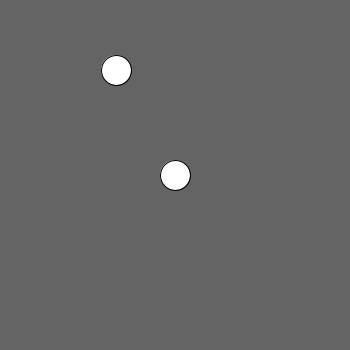
Frame 1 (no input)
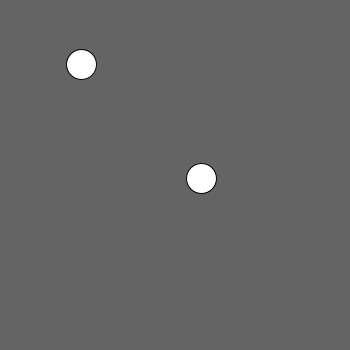
Frame 60 (the mouse pressed at the canvas centre just before this capture)
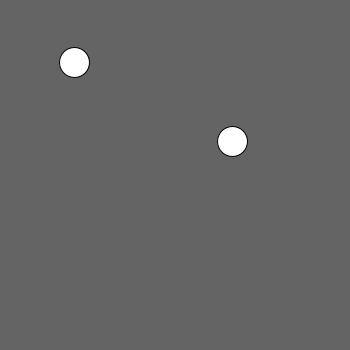
Frame 120 (the mouse held since frame 60 and released just before this capture)

The Processing sketch that drew these frames (run headless with seeded random() and noise(); from frame 60 on, the mouse is pressed at the canvas centre):

// Processing sketch: brownianmotion
// ── brownianmotion.pde
B b1, b2;


void setup() {
  size(350, 350);
  b1 = new B(width/2, height/2);
  b2 = new B(width/3, height/5);
  frameRate(12);
}

void draw() {
  background(100);

  b1.dis();
  b2.dis();
  b1.move();
  b2.move();
}

class B {
  float x;
  float y;
  float xt;
  float yt;

  B(float _x, float _y) {
    x = _x;
    y = _y;
  }

  void dis() {
    ellipse(x, y, 30, 30);
  }

  void move() {
    x += random(-5, 5);
    y += random(-5, 5);
  }
}
